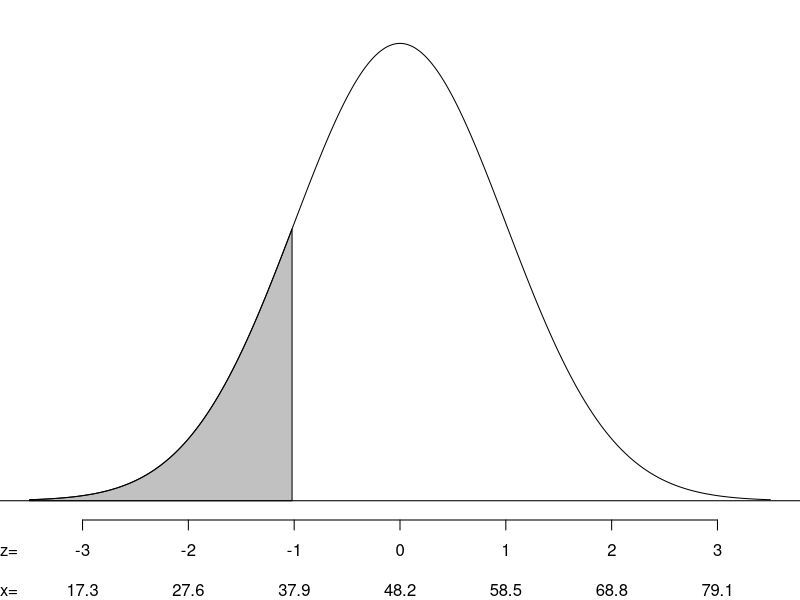
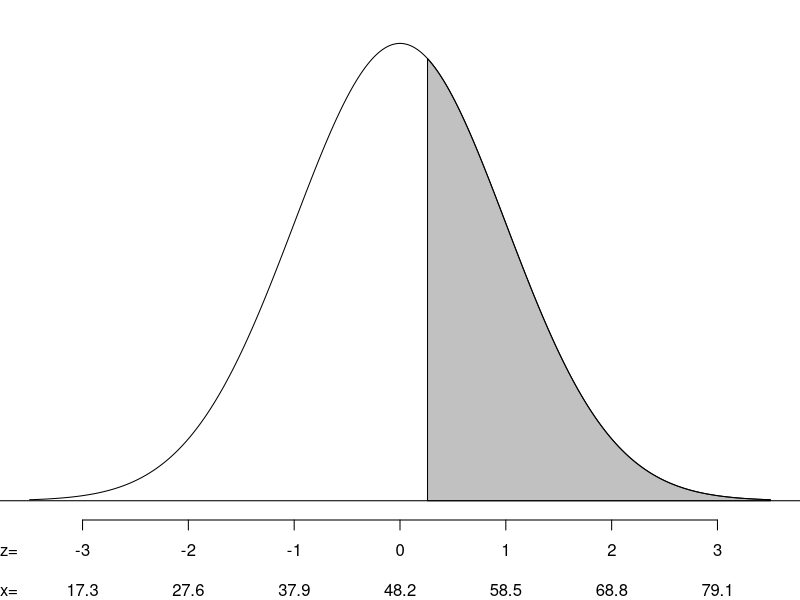
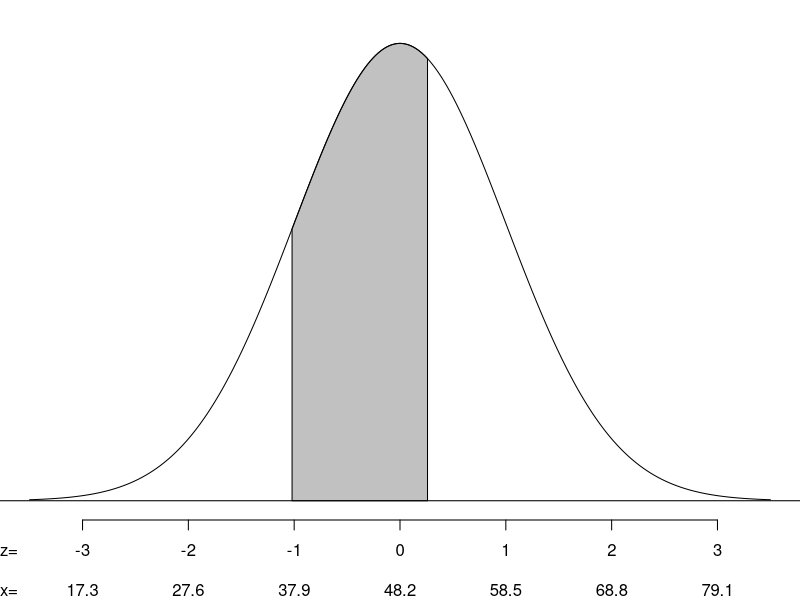

The R source for these figures, in order:
## ---- chunk 1
mu = sample(460:1200/10,1)
sig = sample(30:(10*(mu%/%3))/10,1)

while(T){
  p = sort(round(runif(2,0.02,0.98),3))
  if(p[2]-p[1] > 0.2){break}
}

z = round(qnorm(p),2)
p = round(pnorm(z),4)

P1 = p[1]
P2 = 1-p[2]
P3 = p[2]-p[1]
P = c(P1,P2,P3)
x = signif(mu+z*sig,3)
a = x-mu
## ---- chunk 2
par(mar=c(4,0,0,0))
plot(0,0,type="n",xlim=c(-3.5,3.5),ylim=c(0,0.42),ann=F,axes=F)
axis(1,-3:3)
mtext("z=",1,1,adj = 0)
Z = -350:350/100
lines(Z,dnorm(Z))
abline(h = 0)
axis(1,-3:3,labels=signif((-3:3)*sig+mu,3),line=2, tick = FALSE)
mtext("x=",1,3,adj = 0)
polygon(c(Z[Z<=z[1]],z[1],-3.5),c(dnorm(Z[Z<=z[1]]),0,0),col=rgb(0.4,0.4,0.4,0.4))
## ---- chunk 3
par(mar=c(4,0,0,0))
plot(0,0,type="n",xlim=c(-3.5,3.5),ylim=c(0,0.42),ann=F,axes=F)
axis(1,-3:3)
mtext("z=",1,1,adj = 0)
Z = -350:350/100
lines(Z,dnorm(Z))
abline(h = 0)
axis(1,-3:3,labels=signif((-3:3)*sig+mu,3),line=2, tick = FALSE)
mtext("x=",1,3,adj = 0)
polygon(c(Z[Z>=z[2]],3.5,z[2]),c(dnorm(Z[Z>=z[2]]),0,0),col=rgb(0.4,0.4,0.4,0.4))
## ---- chunk 4
par(mar=c(4,0,0,0))
plot(0,0,type="n",xlim=c(-3.5,3.5),ylim=c(0,0.42),ann=F,axes=F)
axis(1,-3:3)
mtext("z=",1,1,adj = 0)
Z = -350:350/100
lines(Z,dnorm(Z))
abline(h = 0)
axis(1,-3:3,labels=signif((-3:3)*sig+mu,3),line=2, tick = FALSE)
mtext("x=",1,3,adj = 0)
polygon(c(Z[Z>=z[1] & Z<=z[2]],z[2],z[1]),c(dnorm(Z[Z>=z[1] & Z<=z[2]]),0,0),col=rgb(0.4,0.4,0.4,0.4))
